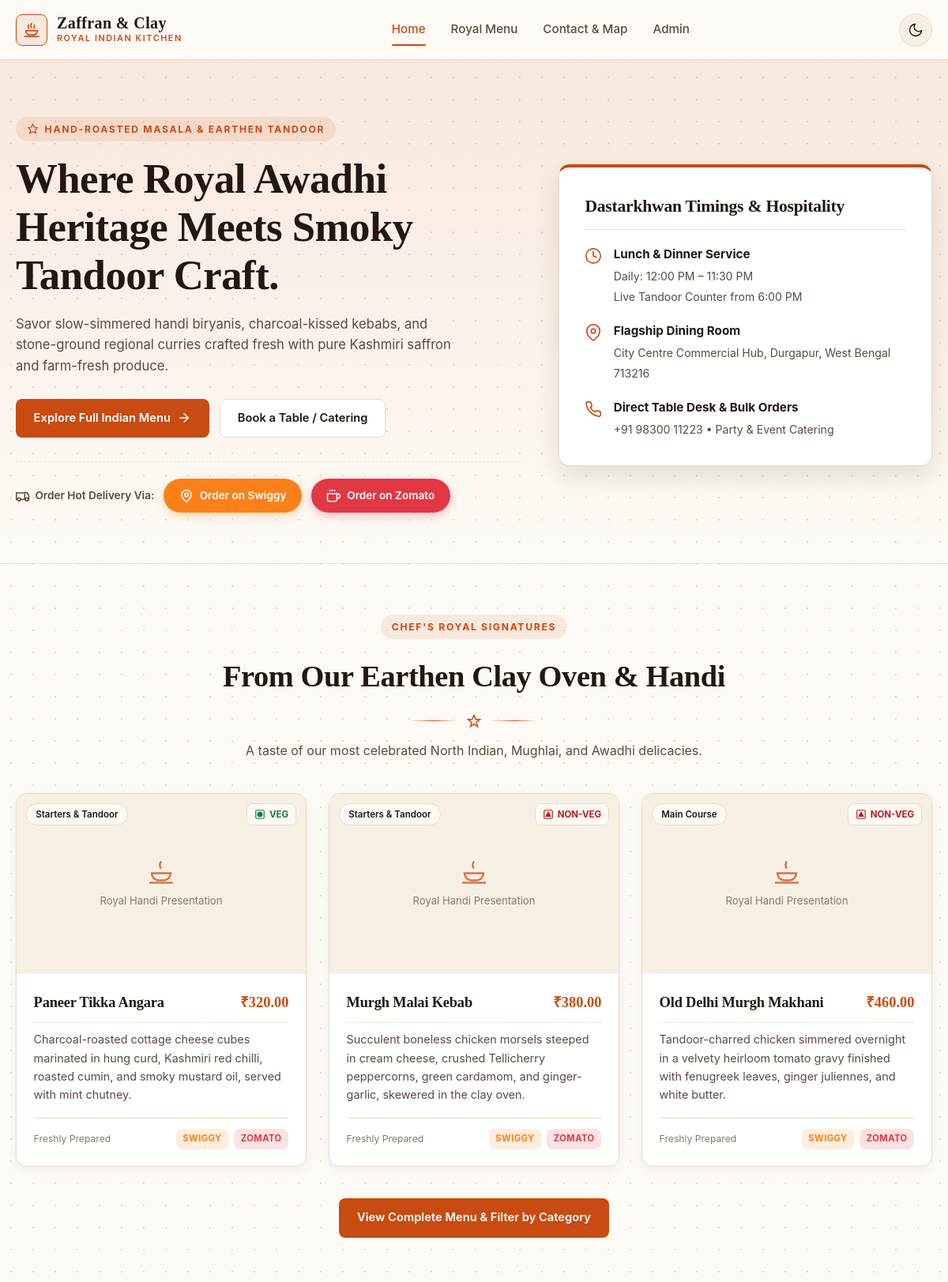
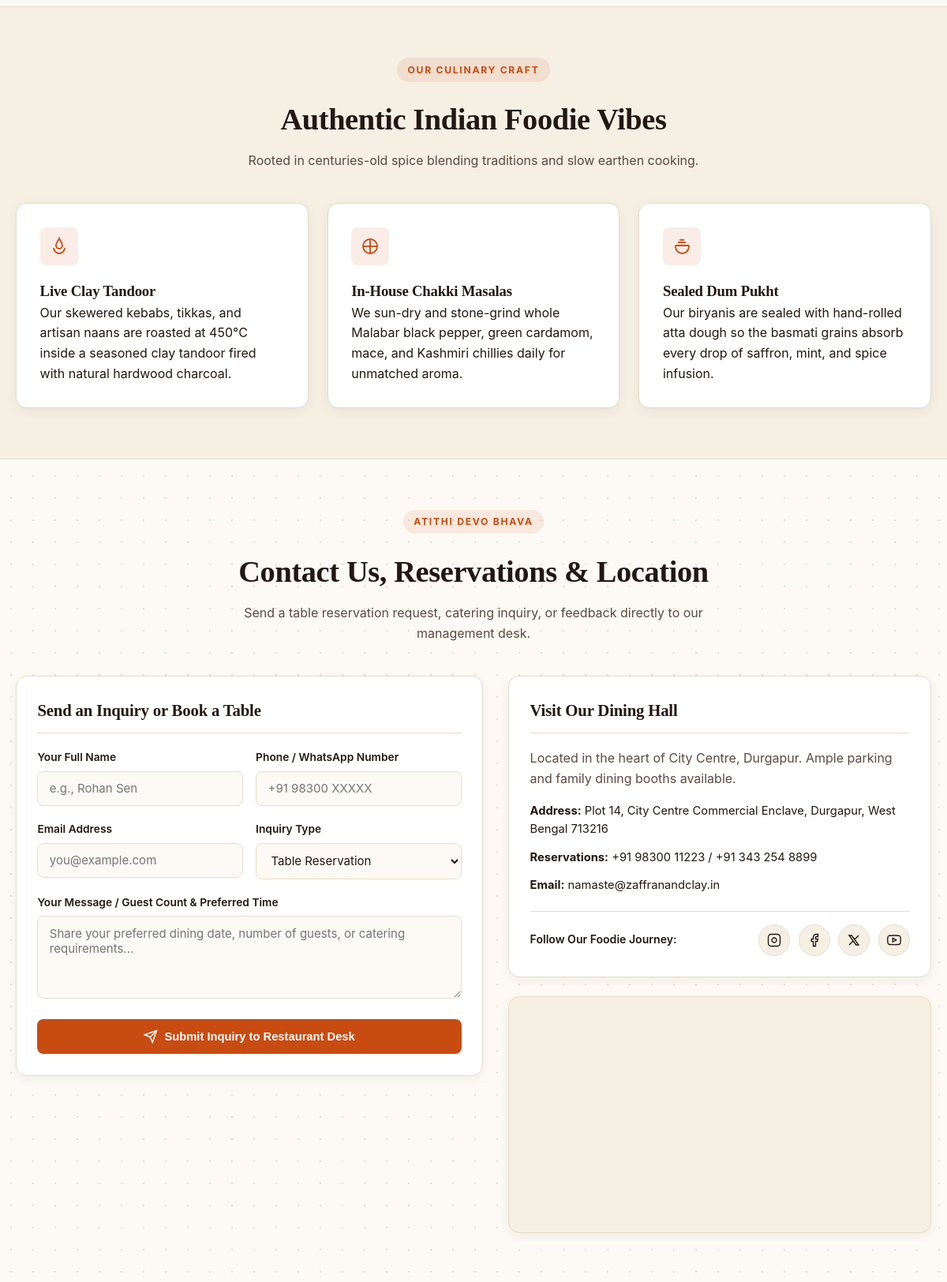
The page / (upper part) on the database its author committed (2 pictures, top to bottom).
### tables this page shows
CREATE TABLE menu_items (
    id INT UNSIGNED AUTO_INCREMENT PRIMARY KEY,
    name VARCHAR(120) NOT NULL,
    category VARCHAR(60) NOT NULL DEFAULT 'Main Course',
    diet_type ENUM('Veg', 'Non-Veg') NOT NULL DEFAULT 'Veg',
    description TEXT NOT NULL,
    price DECIMAL(10, 2) NOT NULL,
    image_path VARCHAR(255) NOT NULL,
    created_at TIMESTAMP DEFAULT CURRENT_TIMESTAMP
);

### index.php (the view, shortened to what the rows shown need)
<?php
require_once __DIR__ . '/includes/db.php';
$featuredStmt = $pdo->query('SELECT id, name, category, diet_type, description, price, image_path FROM menu_items ORDER BY id ASC LIMIT 3');
$featuredDishes = $featuredStmt->fetchAll();
?>
<!DOCTYPE html>
<html lang="en" data-theme="light">
<head>
    <link rel="stylesheet" href="assets/style.css">
</head>
<body>
    <main>
        <section class="hero">
            <div class="container hero-grid">
                <div>
                    <h1>Where Royal Awadhi Heritage Meets Smoky Tandoor Craft.</h1>
                </div>
            </div>
        </section>
        <section class="section">
            <div class="container">
                <div class="section-header">
                    <h2>From Our Earthen Clay Oven &amp; Handi</h2>
                </div>
                <div class="menu-grid">
                    <?php foreach ($featuredDishes as $dish): ?>
                        <?php
                            $imgPath = $dish['image_path'];
                            $hasImg = !empty($imgPath) && file_exists(__DIR__ . '/' . $imgPath);
                            $isVeg = ($dish['diet_type'] === 'Veg');
                        ?>
                        <article class="menu-card">
                            <div class="menu-card-media">
                                <div class="badge-overlay">
                                    <span class="category-badge"><?php echo htmlspecialchars($dish['category'], ENT_QUOTES, 'UTF-8'); ?></span>
                                    <span class="diet-indicator <?php echo $isVeg ? 'diet-veg' : 'diet-nonveg'; ?>">
                                        <?php if ($isVeg): ?>
                                            <svg viewBox="0 0 24 24" fill="none" stroke="currentColor" stroke-width="2">
                                                <rect x="3" y="3" width="18" height="18" rx="2"/>
                                                <circle cx="12" cy="12" r="5" fill="currentColor"/>
                                            </svg>
                                            <span>VEG</span>
                                        <?php else: ?>
                                            <svg viewBox="0 0 24 24" fill="none" stroke="currentColor" stroke-width="2">
                                                <rect x="3" y="3" width="18" height="18" rx="2"/>
                                                <polygon points="12 7 17 16 7 16" fill="currentColor"/>
                                            </svg>
                                            <span>NON-VEG</span>
                                        <?php endif; ?>
                                    </span>
                                </div>
                                <?php if ($hasImg): ?>
                                    <img src="<?php echo htmlspecialchars($imgPath, ENT_QUOTES, 'UTF-8'); ?>"
                                         alt="<?php echo htmlspecialchars($dish['name'], ENT_QUOTES, 'UTF-8'); ?>"
                                         loading="lazy">
                                <?php else: ?>
                                    <div class="menu-placeholder">
                                        <svg viewBox="0 0 24 24" fill="none" stroke="currentColor" stroke-width="1.6">
                                            <path d="M12 3c-1.5 2-1.5 4 0 6"/>
                                            <path d="M4 13h16a6 6 0 0 1-6 6h-4a6 6 0 0 1-6-6Z"/>
                                            <line x1="2" y1="21" x2="22" y2="21"/>
                                        </svg>
                                        <span>Royal Handi Presentation</span>
                                    </div>
                                <?php endif; ?>
                            </div>
                            <div class="menu-card-body">
                                <div class="menu-card-header">
                                    <h3 class="menu-card-title"><?php echo htmlspecialchars($dish['name'], ENT_QUOTES, 'UTF-8'); ?></h3>
                                    <span class="menu-card-price">&#8377;<?php echo number_format((float)$dish['price'], 2); ?></span>
                                </div>
                                <p class="menu-card-desc"><?php echo htmlspecialchars($dish['description'], ENT_QUOTES, 'UTF-8'); ?></p>
                                <div class="menu-card-footer">
                                    <span>Freshly Prepared</span>
                                    <div class="mini-order-links">
                                        <a href="https://www.swiggy.com" target="_blank" rel="noopener noreferrer" class="mini-link mini-swiggy">Swiggy</a>
                                        <a href="https://www.zomato.com" target="_blank" rel="noopener noreferrer" class="mini-link mini-zomato">Zomato</a>
                                    </div>
                                </div>
                            </div>
                        </article>
                    <?php endforeach; ?>
                </div>
            </div>
        </section>
        <section class="section section-alt">
            <div class="container">
                <div class="section-header">
                    <h2>Authentic Indian Foodie Vibes</h2>
                </div>
            </div>
        </section>
        <section id="contact" class="section">
            <div class="container">
                <div class="section-header">
                    <h2>Contact Us, Reservations &amp; Location</h2>
                </div>
                <div class="contact-grid">
                    <div class="panel-card">
                        <h2>Send an Inquiry or Book a Table</h2>
                    </div>
                    <div>
                        <div class="panel-card">
                            <h2>Visit Our Dining Hall</h2>
                        </div>
                    </div>
                </div>
            </div>
        </section>
    </main>
</body>
</html>

### rows shown on the page
menu_items: category "Starters & Tandoor", diet_type "Veg" (drawn), shows "Royal Handi Presentation", name "Paneer Tikka Angara", price "320.00", description "Charcoal-roasted cottage cheese cubes marinated in hung curd, Kashmiri red chilli, roasted cumin, and smoky mustard oil, served with mint chutney."
menu_items: category "Starters & Tandoor", diet_type "Non-Veg" (drawn), shows "Royal Handi Presentation", name "Murgh Malai Kebab", price "380.00", description "Succulent boneless chicken morsels steeped in cream cheese, crushed Tellicherry peppercorns, green cardamom, and ginger-garlic, skewered in the clay oven."
menu_items: category "Main Course", diet_type "Non-Veg" (drawn), shows "Royal Handi Presentation", name "Old Delhi Murgh Makhani", price "460.00", description "Tandoor-charred chicken simmered overnight in a velvety heirloom tomato gravy finished with fenugreek leaves, ginger juliennes, and white butter."
